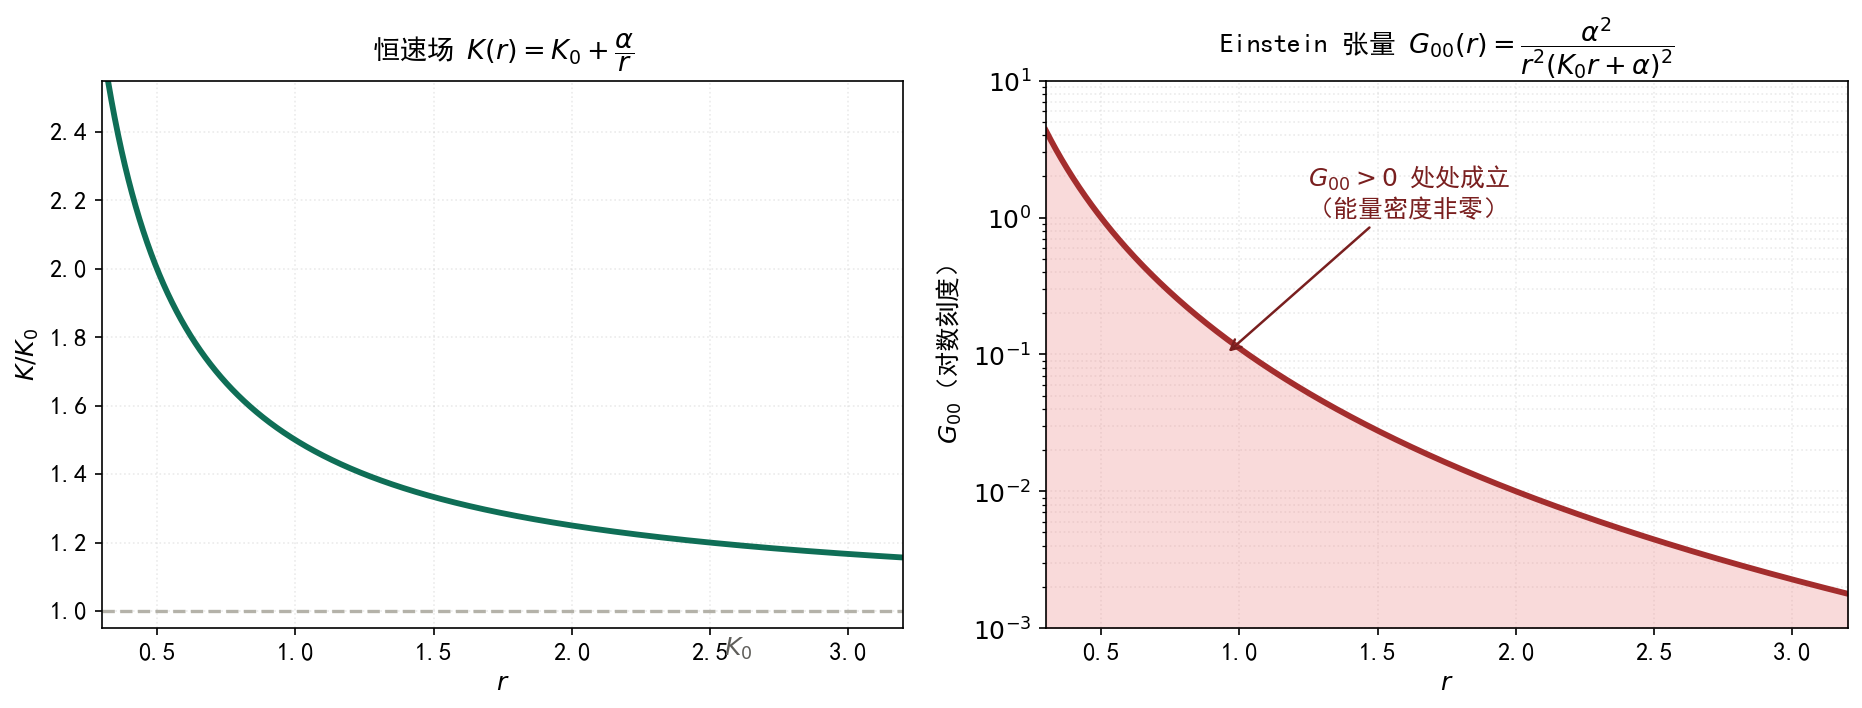

This figure's Python source:
# -*- coding: utf-8 -*-
"""第 5 章配图：球对称静态例 K(r)=K0+alpha/r 与 G_00(r)=alpha^2/(r^2(K0 r+alpha)^2)。"""

import numpy as np
import matplotlib
matplotlib.use("Agg")
import matplotlib.pyplot as plt

plt.rcParams["font.sans-serif"] = ["SimHei", "Arial Unicode MS", "DejaVu Sans"]
plt.rcParams["axes.unicode_minus"] = False
plt.rcParams["font.size"] = 12

K0 = 1.0
alpha = 0.5

r = np.linspace(0.30, 3.2, 3000)
K = K0 + alpha / r
G00 = alpha ** 2 / (r ** 2 * (K0 * r + alpha) ** 2)

fig, (ax1, ax2) = plt.subplots(1, 2, figsize=(12.6, 4.9))

ax1.set_title("恒速场 $K(r)=K_0+\\dfrac{\\alpha}{r}$", fontsize=13, pad=10)
ax1.plot(r, K, color="#0F6E56", lw=2.8)
ax1.axhline(K0, color="#B4B2A9", lw=1.6, ls="--")
ax1.annotate("$K_0$", xy=(2.75, K0), xytext=(2.55, K0 - 0.13),
             fontsize=12, color="#5F5E5A")
ax1.set_xlabel("$r$")
ax1.set_ylabel("$K/K_0$")
ax1.set_xlim(0.30, 3.2)
ax1.set_ylim(0.95, 2.55)
ax1.grid(alpha=0.25, ls=":")
ax1.set_axisbelow(True)

ax2.set_title("Einstein 张量 $G_{00}(r)=\\dfrac{\\alpha^{2}}{r^{2}(K_0r+\\alpha)^{2}}$",
              fontsize=13, pad=10)
ax2.semilogy(r, G00, color="#A32D2D", lw=2.8)
ax2.set_xlabel("$r$")
ax2.set_ylabel("$G_{00}$（对数刻度）")
ax2.set_xlim(0.30, 3.2)
ax2.set_yticks([1e-3, 1e-2, 1e-1, 1e0, 1e1])
ax2.set_yticklabels(["$10^{-3}$", "$10^{-2}$", "$10^{-1}$", "$10^{0}$", "$10^{1}$"])
ax2.grid(alpha=0.25, ls=":", which="both")
ax2.set_axisbelow(True)

ymin, ymax = ax2.get_ylim()
ax2.fill_between(r, ymin, G00, color="#F09595", alpha=0.35)
ax2.set_ylim(ymin, ymax)
ax2.annotate("$G_{00}>0$ 处处成立\n（能量密度非零）",
             xy=(0.95, 1e-1), xytext=(1.25, 1.0),
             fontsize=12, color="#791F1F", ha="left",
             arrowprops=dict(arrowstyle="->", color="#791F1F", lw=1.2))

fig.tight_layout()
fig.savefig("invariant-speed-density.png", dpi=150, bbox_inches="tight",
            facecolor="white")
print("saved invariant-speed-density.png")
print("G00 range: %.4g .. %.4g" % (G00.min(), G00.max()))
